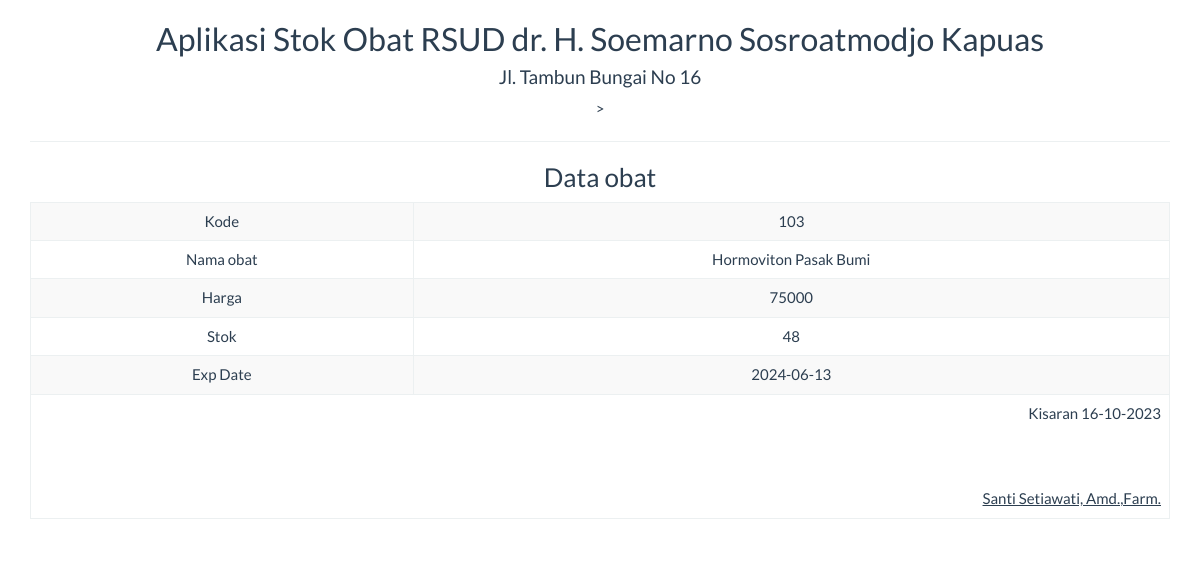
/report/obat_satu.php?kode=103, run on the app's committed database.
### tables this page shows
CREATE TABLE `tbl_obat` (
  `kode` int(20) NOT NULL,
  `nama_obat` varchar(50) NOT NULL,
  `harga` int(20) NOT NULL,
  `stok` int(10) NOT NULL,
  `exp_date` date NOT NULL
);

### report/obat_satu.php (the view, shortened to what this page needs)
<!DOCTYPE html>
<html>
    <head>
        <link href="../Assets/css/bootstrap.min.css" rel="stylesheet" type="text/css"/>
    </head>
    <body onload="print()">
        <?php
        include '../config/koneksi.php';
        $sql = "SELECT * FROM tbl_obat WHERE kode='" . $_GET ['kode'] . "'";
        $query = mysqli_query($koneksi, $sql) or die("SQL Detail error");
        $data = mysqli_fetch_array($query);
        ?>
        <div class="container">
            <div class='row'>
                <div class="col-sm-12">
                    <div class="text-center">
                        <h2>Aplikasi Stok Obat RSUD dr. H. Soemarno Sosroatmodjo Kapuas</h2>
                        <h4>Jl. Tambun Bungai No 16</h4>>
                        <hr>
                        <h3>Data obat</h3>
                        <table class="table table-bordered table-striped table-hover">
                            <tbody>
								<tr>
                                    <td>Kode</td> <td><?= $data['kode'] ?></td>
                                </tr>
                                <tr>
                                    <td>Nama obat</td> <td><?= $data['nama_obat'] ?></td>
                                </tr>
								<tr>
                                    <td>Harga</td> <td><?= $data['harga'] ?></td>
                                </tr>
								<tr>
                                    <td>Stok</td> <td><?= $data['stok'] ?></td>
                                </tr>
                                <tr>
                                    <td>Exp Date</td> <td><?= $data['exp_date'] ?></td>
                                </tr>
                            </tbody>
                            <tfoot>
                                <tr>
                                    <td colspan="2" class="text-right">
                                        Kisaran  <?= date("d-m-Y") ?>
                                        <br><br><br><br>
                                        <u>Santi Setiawati, Amd.,Farm.<strong></u><br>
									</td>
								</tr>
							</tfoot>
                        </table>
                    </div>
                </div>
            </div>
    </body>
</html>

### data on the page
tbl_obat: kode "103", nama_obat "Hormoviton Pasak Bumi", harga "75000", stok "48", exp_date "2024-06-13"
